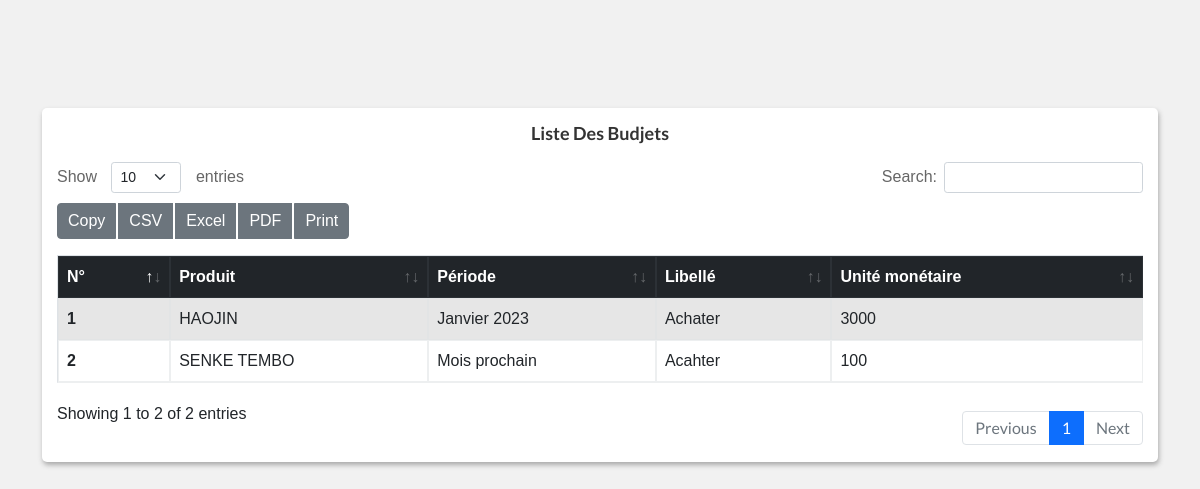
The page /fournisseur.php (signed in) on the database its author committed.
### tables this page shows
CREATE TABLE IF NOT EXISTS `budjet` (
  `id` int(11) NOT NULL AUTO_INCREMENT,
  `idProduit` int(11) NOT NULL,
  `periode` text NOT NULL,
  `libelle` text NOT NULL,
  `uniteMonetaire` float NOT NULL,
  PRIMARY KEY (`id`)
);

CREATE TABLE IF NOT EXISTS `produit` (
  `id` int(11) NOT NULL AUTO_INCREMENT,
  `designation` text NOT NULL,
  `stockSecurite` float NOT NULL,
  `image` text NOT NULL,
  `idcategorie` int(11) NOT NULL,
  PRIMARY KEY (`id`)
);

### fournisseur.php (the view, shortened to what this page needs)
<?php
 include 'connexion.php';
 ?>
<!doctype html>
<html class="no-js" lang="en">
<head>
    <?php
        include "lient.php";
      ?>
    <?php
    include 'style.php';
    ?>
</head>
<body style="background: #F1F1F1;">
<?php
include "navBar.php";
 ?>
   <div class="container">
<div class="row">
  <div class="col-lg-12 mt-2">
                <div class="data_table">
                <h4 class="header-title text-center">Liste des budjets</h4>
                <div class="table-responsive">
                    <table id="example" class="table table-striped table-bordered">
                        <thead class="table-dark">
                            <tr>
                            <th scope="col">N°</th>
                                    <th scope="col">Produit</th>
                                    <th scope="col">Période</th>
                                    <th scope="col">Libellé</th>
                                    <th scope="col">Unité monétaire</th>
                            </tr>
                        </thead>
                        <tbody>
                        <?php
                               $affichercat5= $bdd->query("SELECT budjet.id, produit.designation, budjet.periode, budjet.libelle, budjet.uniteMonetaire FROM budjet, produit WHERE produit.id=budjet.idProduit order by budjet.id desc ");
                                $num=0;
                                while($tab=$affichercat5->fetch())
                                {
                                    $num+=1;
                                    ?>
                                        <tr>
                                            <th scope="row"><?=$num;?></th>
                                            <td><?=$tab[1];?></td>
                                            <td><?=$tab[2];?></td>
                                            <td><?=$tab[3];?></td>
                                            <td><?=$tab[4];?></td>
                                        </tr>
                                         <?php
                                }
                         ?>
                        </tbody>
                    </table>
                </div>
                </div>
            </div>
</div>
</div>
</body>
</html>

### assets/css/typography.css (style rules this page uses)
body { font-size: 14px; font-family: 'Lato', sans-serif; }
h1, h2, h3, h4, h5, h6 { margin: 0; font-family: 'Poppins', sans-serif; }

### assets/css/default-css.css (style rules this page uses)
* { margin: 0; padding: 0; box-sizing: border-box; }
*, *:before, *:after { -moz-box-sizing: border-box; -webkit-box-sizing: border-box; box-sizing: border-box; }
html { -webkit-font-smoothing: antialiased; }
body { background: #fff; font-weight: normal; -webkit-font-smoothing: antialiased; -webkit-text-size-adjust: 100%; }
:root { --primary-color: #4336FB; }

### assets/css/styles.css (style rules this page uses)
.header-title { font-family: 'Lato', sans-serif; font-size: 18px; font-weight: 600; letter-spacing: 0; color: #333; text-transform: capitalize; margin-bottom: 17px; }
table tr th { border-bottom: none; }
table tr th, table tr td { border-top: 1px solid rgba(120, 130, 140, 0.13) !important; }
.table-bordered td, .table-bordered th { border: 1px solid rgba(120, 130, 140, 0.13) !important; }
table.dataTable.no-footer { border-bottom: 1px solid rgba(120, 130, 140, 0.13) !important; }
table.dataTable thead th, table.dataTable thead td { border-bottom-color: transparent; }

### assetsb/css/style.css (style rules this page uses)
* { margin: 0; padding: 0; outline: 0; }
html { scroll-behavior: smooth; }
body { background: #eee; font-family: 'Raleway', sans-serif; font-family: 'Roboto', sans-serif; font-family: 'Poppins', sans-serif; font-family: 'Rubik', sans-serif; padding: 100px 0; }
h1, h2, h3, h4, h5, h6, p, a, ol, ul, li, img, span, input, form, label, .btn, .navbar, .navbar-brand { margin: 0; padding: 0; }
h4 { font-size: 30px; color: #111; font-weight: 600; }
.data_table { background: #fff; padding: 15px; box-shadow: 1px 3px 5px #aaa; border-radius: 5px; }

### rows shown on the page
budjet: idProduit.designation "HAOJIN", periode "Janvier 2023", libelle "Achater", uniteMonetaire "3000"
budjet: idProduit.designation "SENKE TEMBO", periode "Mois prochain", libelle "Acahter", uniteMonetaire "100"
